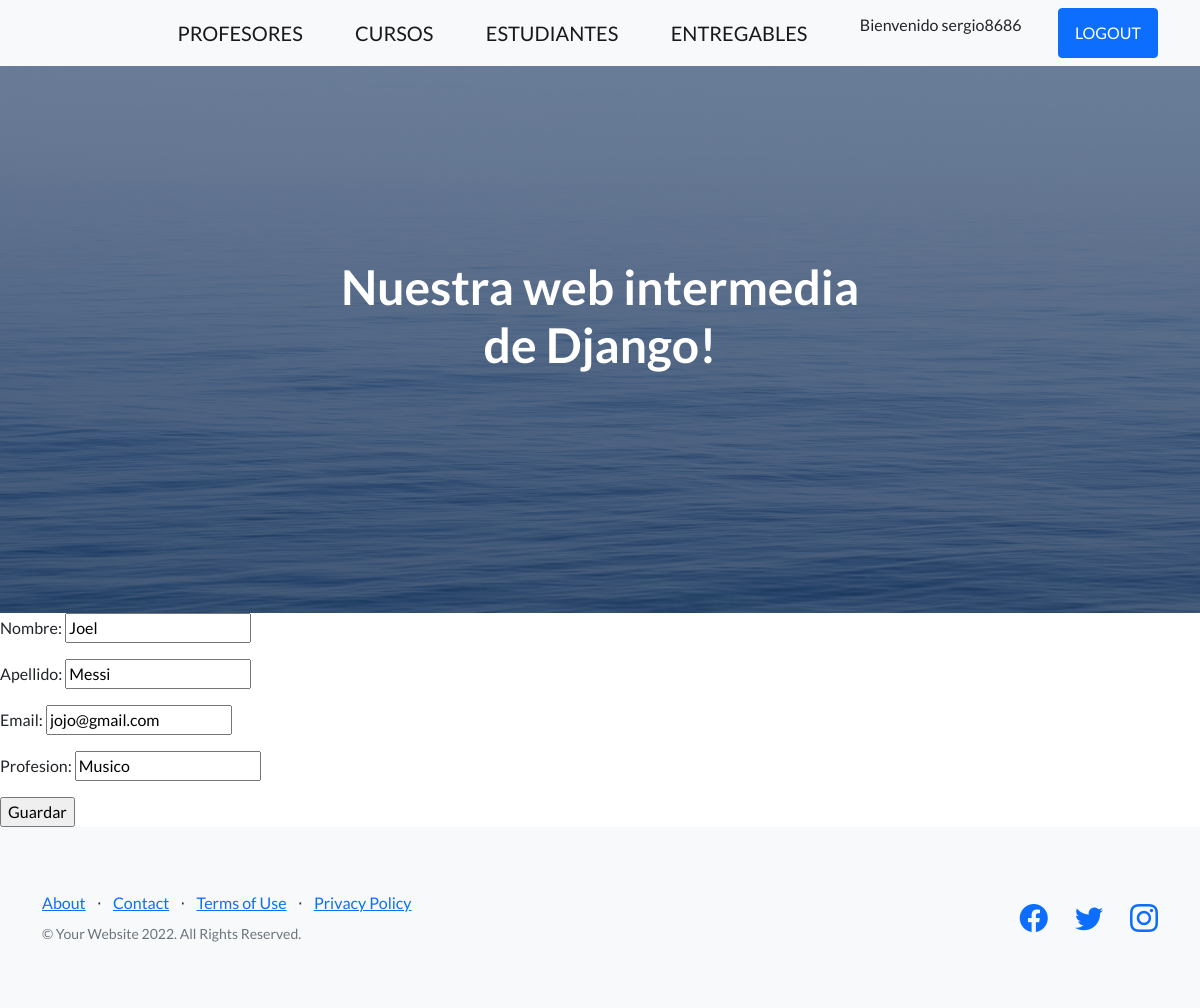
Page /app-coder/edita-profesor/1 (signed in) on the committed database.
### App_Coder/models.py (models this page shows, shortened)
class Profesor(models.Model):
    nombre = models.CharField(max_length=30)
    apellido = models.CharField(max_length=30)
    email = models.EmailField()
    profesion = models.CharField(max_length=30)
    user_is = models.OneToOneField(User, on_delete=models.CASCADE, null=True, blank=True)

### App_Coder/views.py (the view)
# urls.py: path('edita-profesor/<int:id>', editar_profesor, name="EditarProfesor"),
def editar_profesor(request, id):
    print('method:', request.method)
    print('post:', request.POST)
    profesor = Profesor.objects.get(id=id)
    if request.method == 'POST':
        miFormulario = ProfesorFormulario(request.POST)
        if miFormulario.is_valid():
            data = miFormulario.cleaned_data
            profesor.nombre = data["nombre"]
            profesor.apellido = data["apellido"]
            profesor.email = data["email"]
            profesor.profesion = data["profesion"]
            profesor.save()
            return render(request, 'inicio.html')
    else:
        miFormulario = ProfesorFormulario(initial={
            "nombre": profesor.nombre,
            "apellido": profesor.apellido,
            "email": profesor.email,
            "profesion": profesor.profesion,
        })
    return render(request, "editarProfesor.html", {"miFormulario": miFormulario, "id": profesor.id})

### App_Coder/forms.py
class ProfesorFormulario(forms.Form):
    nombre = forms.CharField(max_length=30)
    apellido = forms.CharField(max_length=30)
    email = forms.EmailField()
    profesion = forms.CharField(max_length=30)

### App_Coder/templates/editarProfesor.html
{% extends 'padre.html' %}
{% load static %}
{% block bloqueQueCambia %}
    <form action="{% url 'EditarProfesor' id %}" method="POST">{% csrf_token %}
        {{miFormulario.as_p}}
        <input type="submit" value="Guardar">
    </form>
{% endblock bloqueQueCambia %}

### App_Coder/templates/padre.html (shortened to what this page needs)
<!DOCTYPE html>
<html lang="en">
    <head>
        {% load static %}
        <link href="https://cdn.jsdelivr.net/npm/bootstrap-icons@1.5.0/font/bootstrap-icons.css" rel="stylesheet" type="text/css" />
        <link href="{% static 'css/styles.css' %}" rel="stylesheet" />
    </head>
    <body>
        <nav class="navbar navbar-light bg-light static-top">
            <div class="container">
                <a class="navbar-brand" href="{% url 'ListaProfesores' %}">PROFESORES</a>
                <a class="navbar-brand" href="{% url 'ListaCursos' %}">CURSOS</a>
                <a class="navbar-brand" href="{% url 'Estudiantes' %}">ESTUDIANTES</a>
                <a class="navbar-brand" href="{% url 'Entregables' %}">ENTREGABLES</a>
                {% if user.is_authenticated %}
                    <p>Bienvenido {{user.username}}</p>
                    <a class="btn btn-primary" href="{% url 'Logout' %}">LOGOUT</a>
                {% else %}
                    <a class="btn btn-primary" href="{% url 'Login' %}">LOGIN</a>
                {% endif %}
            </div>
        </nav>
        <header class="masthead">
            <div class="container position-relative">
                <div class="row justify-content-center">
                    <div class="col-xl-6">
                        <div class="text-center text-white">
                            <h1 class="mb-5">Nuestra web intermedia de Django!</h1>
                        </div>
                    </div>
                </div>
            </div>
        </header>
        {% block bloqueQueCambia %}
        {% endblock bloqueQueCambia %}
        <footer class="footer bg-light">
            <div class="container">
                <div class="row">
                    <div class="col-lg-6 h-100 text-center text-lg-start my-auto">
                        <ul class="list-inline mb-2">
                            <li class="list-inline-item"><a href="#!">About</a></li>
                            <li class="list-inline-item">⋅</li>
                            <li class="list-inline-item"><a href="#!">Contact</a></li>
                            <li class="list-inline-item">⋅</li>
                            <li class="list-inline-item"><a href="#!">Terms of Use</a></li>
                            <li class="list-inline-item">⋅</li>
                            <li class="list-inline-item"><a href="#!">Privacy Policy</a></li>
                        </ul>
                        <p class="text-muted small mb-4 mb-lg-0">&copy; Your Website 2022. All Rights Reserved.</p>
                    </div>
                    <div class="col-lg-6 h-100 text-center text-lg-end my-auto">
                        <ul class="list-inline mb-0">
                            <li class="list-inline-item me-4">
                                <a href="#!"><i class="bi-facebook fs-3"></i></a>
                            </li>
                            <li class="list-inline-item me-4">
                                <a href="#!"><i class="bi-twitter fs-3"></i></a>
                            </li>
                            <li class="list-inline-item">
                                <a href="#!"><i class="bi-instagram fs-3"></i></a>
                            </li>
                        </ul>
                    </div>
                </div>
            </div>
        </footer>
    </body>
</html>

### rows in the picture
Profesor: nombre "Joel", apellido "Messi", email "jojo@gmail.com", profesion "Musico"

### other values in the picture
{{ user.username }} "sergio8686"
